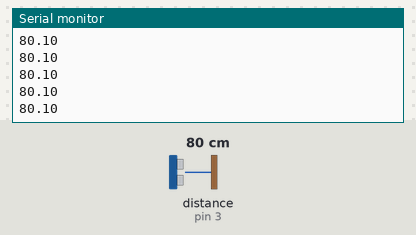
This sketch was run on a simulated Arduino Uno, built with avr-gcc and run on an emulated ATmega328P. Parts: the last lines printed to the serial monitor. Wiring (inferred from the names in the program): ultrasonic range finder: trigger pin 4; echo pin 3. The inputs (shaded band) are chosen by the test bench; at power-on: distance to the obstacle (sensor on pin 3) 80 cm. The echo pulse lasts 58.3 µs per cm.

Above: at 1.2 s.
1.3 s: distance to the obstacle (sensor on pin 3) set to 2 cm
At 1.41 s:
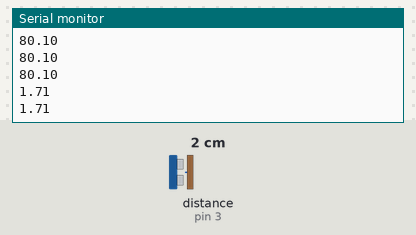
2.8 s: distance to the obstacle (sensor on pin 3) set to 4 cm
At 2.81 s:
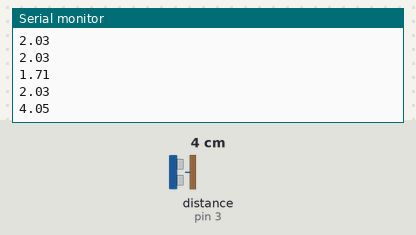
Timing chart, 0 to 5.8 s (numbered marks = the images above; inputs shaded):
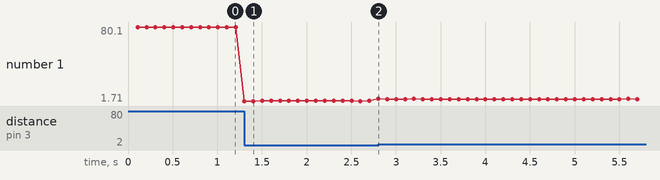

The sketch:

ultrasonic.ino
```cpp
#define ECHO 3
#define TRIG 4

unsigned long lastTimeUlTrig = millis();
unsigned long ulDelay = 100;

void triggerUlSensor(){
  digitalWrite(TRIG, LOW);
  delayMicroseconds(2);
  digitalWrite(TRIG, HIGH);
  delayMicroseconds(10);
  digitalWrite(TRIG, LOW);
}

double getUlDistance(){

  // unsigned long
  double durationMicros = pulseIn(ECHO, HIGH);
  double distance = durationMicros / 58.0;
  return distance;
}

void setup() {
  // put your setup code here, to run once:
  Serial.begin(115200);
  pinMode(ECHO, INPUT);
  pinMode(TRIG, OUTPUT);


}

void loop() {
  unsigned long timeNow = millis();
  if(timeNow - lastTimeUlTrig > ulDelay){
    lastTimeUlTrig += ulDelay;
     triggerUlSensor();
     Serial.println(getUlDistance());
  }


  // put your main code here, to run repeatedly:

}
```

Measured:
- after the input at 1.3 s, the serial monitor: prints a new line at once (image 1)
- after the input at 2.8 s, the serial monitor: prints a new line at once (image 2)
- plotted number 1: 80.1 → 2.03 after the input at 1.3 s, 2.03 → 4.05 after the input at 2.8 s
